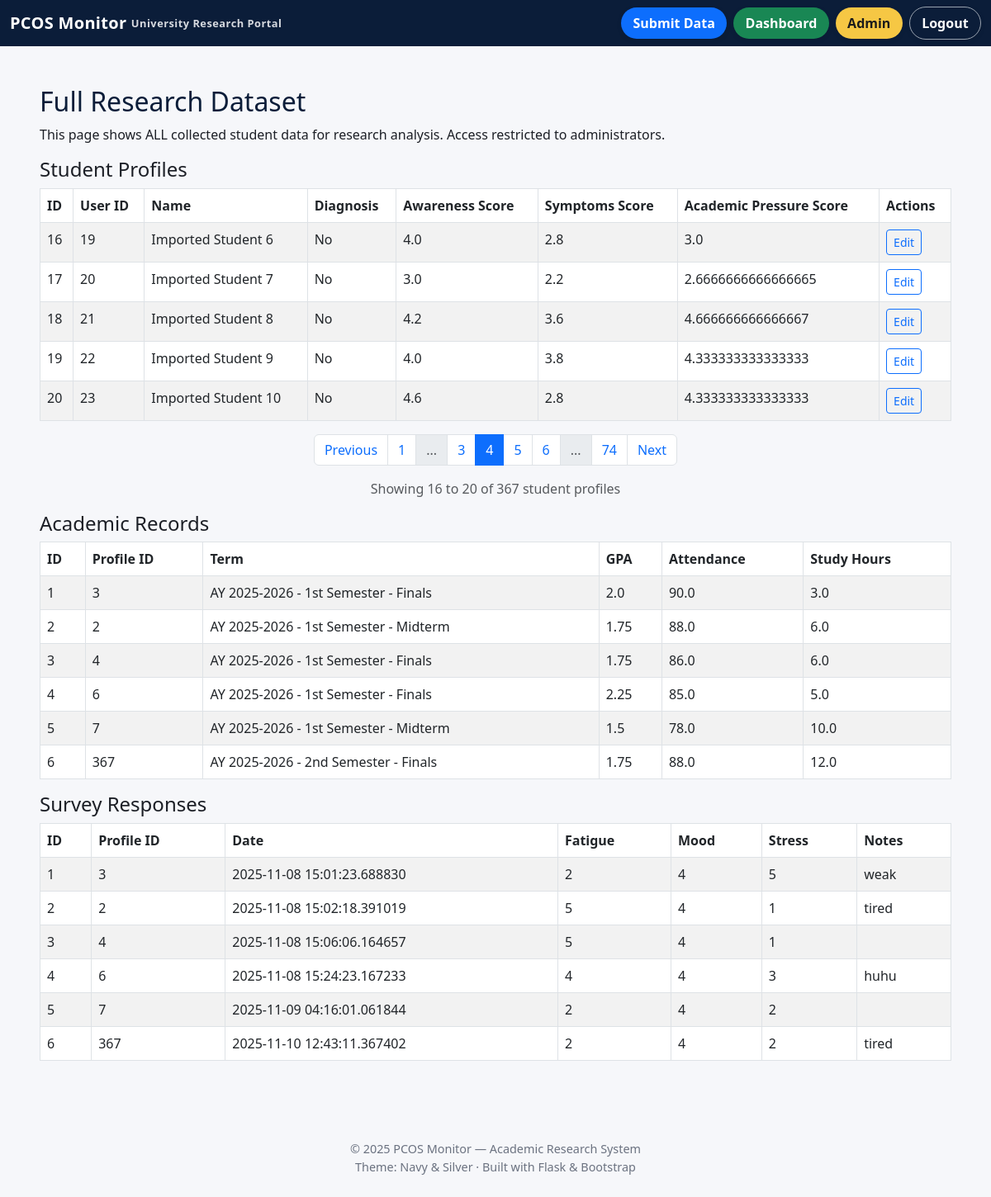
Page /admin/data?page=4 (signed in) on the committed database.
### app/models.py (models this page shows)
class StudentProfile(db.Model):
    __tablename__ = "student_profiles"
    id = db.Column(db.Integer, primary_key=True)
    user_id = db.Column(db.Integer, db.ForeignKey("users.id"), nullable=False)
    name = db.Column(db.String(120))
    age = db.Column(db.Integer)
    degree_program = db.Column(db.String(120))
    consent = db.Column(db.Boolean, default=False)
    user = db.relationship("User", back_populates="profile")
    academic_records = db.relationship("AcademicRecord", back_populates="profile", cascade="all, delete-orphan")
    survey_responses = db.relationship("SurveyResponse", back_populates="profile", cascade="all, delete-orphan")
    clinical_diagnosis = db.Column(db.String(50))
    pcos_awareness_score = db.Column(db.Float)
    pcos_symptoms_score = db.Column(db.Float)
    academic_pressure_score = db.Column(db.Float)
    awareness_1 = db.Column(db.Integer)
    awareness_2 = db.Column(db.Integer)
    awareness_3 = db.Column(db.Integer)
    awareness_4 = db.Column(db.Integer)
    awareness_5 = db.Column(db.Integer)
    academic_1 = db.Column(db.Integer)
    academic_2 = db.Column(db.Integer)
    academic_3 = db.Column(db.Integer)
    symptoms_1 = db.Column(db.Integer)
    symptoms_2 = db.Column(db.Integer)
    symptoms_3 = db.Column(db.Integer)
    symptoms_4 = db.Column(db.Integer)
    symptoms_5 = db.Column(db.Integer)

class AcademicRecord(db.Model):
    __tablename__ = "academic_records"
    id = db.Column(db.Integer, primary_key=True)
    profile_id = db.Column(db.Integer, db.ForeignKey("student_profiles.id"), nullable=False)
    term = db.Column(db.String(50))
    gpa = db.Column(db.Float)
    attendance_percent = db.Column(db.Float)
    study_hours_per_week = db.Column(db.Float)
    created_at = db.Column(db.DateTime, default=datetime.utcnow)
    profile = db.relationship("StudentProfile", back_populates="academic_records")

class SurveyResponse(db.Model):
    __tablename__ = "survey_responses"
    id = db.Column(db.Integer, primary_key=True)
    profile_id = db.Column(db.Integer, db.ForeignKey("student_profiles.id"), nullable=False)
    date = db.Column(db.DateTime, default=datetime.utcnow)
    fatigue = db.Column(db.Integer)
    irregular_menstruation = db.Column(db.Boolean)
    mood_swings = db.Column(db.Integer)
    acne = db.Column(db.Boolean)
    sleep_quality = db.Column(db.Integer)
    perceived_academic_stress = db.Column(db.Integer)
    notes = db.Column(db.Text)
    profile = db.relationship("StudentProfile", back_populates="survey_responses")

### app/admin.py (the view)
@admin_bp.route("/data")
@login_required
def view_data():
    if not current_user.is_admin:
        return "Access denied", 403
    from .models import StudentProfile, AcademicRecord, SurveyResponse
    page = request.args.get('page', 1, type=int)
    per_page = 5
    profiles_pagination = StudentProfile.query.paginate(page=page, per_page=per_page, error_out=False)
    profiles = profiles_pagination.items
    academic = AcademicRecord.query.all()
    surveys = SurveyResponse.query.all()
    return render_template("admin_data.html", profiles=profiles, academic=academic, surveys=surveys, pagination=profiles_pagination)

### app/main.py (called while the page is built)
def require_baseline():
    if request.endpoint in ["main.index", "main.profile_setup"]:
        return
    if current_user.is_authenticated:
        profile = current_user.profile
        if profile and profile.awareness_1 is None:
            return redirect(url_for("main.profile_setup"))

@main_bp.before_app_request
def before_request_func():
    return require_baseline()

### app/models.py (called while the page is built)
@login_manager.user_loader
def load_user(user_id):
    return User.query.get(int(user_id))

### app/templates/admin_data.html
{% extends "base.html" %}
{% block content %}
<h2>Full Research Dataset</h2>
<p>This page shows ALL collected student data for research analysis. Access restricted to administrators.</p>
<h4>Student Profiles</h4>
<table class="table table-bordered table-striped">
  <thead>
    <tr>
      <th>ID</th>
      <th>User ID</th>
      <th>Name</th>
      <th>Diagnosis</th>
      <th>Awareness Score</th>
      <th>Symptoms Score</th>
      <th>Academic Pressure Score</th>
      <th>Actions</th>
    </tr>
  </thead>
  <tbody>
    {% for p in profiles %}
    <tr>
      <td>{{ p.id }}</td>
      <td>{{ p.user_id }}</td>
      <td>{{ p.name }}</td>
      <td>{{ p.clinical_diagnosis }}</td>
      <td>{{ p.pcos_awareness_score }}</td>
      <td>{{ p.pcos_symptoms_score }}</td>
      <td>{{ p.academic_pressure_score }}</td>
      <td>
        <a class="btn btn-sm btn-outline-primary" href="{{ url_for('admin.edit_profile', profile_id=p.id) }}">Edit</a>
      </td>
    </tr>
    {% endfor %}
  </tbody>
</table>
<nav aria-label="Student profiles pagination">
  <ul class="pagination justify-content-center">
    {% if pagination.has_prev %}
    <li class="page-item">
      <a class="page-link" href="{{ url_for('admin.view_data', page=pagination.prev_num) }}">Previous</a>
    </li>
    {% else %}
    <li class="page-item disabled">
      <span class="page-link">Previous</span>
    </li>
    {% endif %}
    {% for page_num in pagination.iter_pages(left_edge=1, right_edge=1, left_current=1, right_current=2) %}
      {% if page_num %}
        {% if page_num == pagination.page %}
        <li class="page-item active">
          <span class="page-link">{{ page_num }}</span>
        </li>
        {% else %}
        <li class="page-item">
          <a class="page-link" href="{{ url_for('admin.view_data', page=page_num) }}">{{ page_num }}</a>
        </li>
        {% endif %}
      {% else %}
        <li class="page-item disabled">
          <span class="page-link">...</span>
        </li>
      {% endif %}
    {% endfor %}
    {% if pagination.has_next %}
    <li class="page-item">
      <a class="page-link" href="{{ url_for('admin.view_data', page=pagination.next_num) }}">Next</a>
    </li>
    {% else %}
    <li class="page-item disabled">
      <span class="page-link">Next</span>
    </li>
    {% endif %}
  </ul>
</nav>
<p class="text-center text-muted">
  Showing {{ (pagination.page - 1) * pagination.per_page + 1 }} to
  {{ [pagination.page * pagination.per_page, pagination.total] | min }} of
  {{ pagination.total }} student profiles
</p>
<h4>Academic Records</h4>
<table class="table table-bordered table-striped">
  <thead><tr><th>ID</th><th>Profile ID</th><th>Term</th><th>GPA</th><th>Attendance</th><th>Study Hours</th></tr></thead>
  <tbody>
    {% for a in academic %}
    <tr>
      <td>{{ a.id }}</td>
      <td>{{ a.profile_id }}</td>
      <td>{{ a.term }}</td>
      <td>{{ a.gpa }}</td>
      <td>{{ a.attendance_percent }}</td>
      <td>{{ a.study_hours_per_week }}</td>
    </tr>
    {% endfor %}
  </tbody>
</table>
<h4>Survey Responses</h4>
<table class="table table-bordered table-striped">
  <thead><tr><th>ID</th><th>Profile ID</th><th>Date</th><th>Fatigue</th><th>Mood</th><th>Stress</th><th>Notes</th></tr></thead>
  <tbody>
    {% for s in surveys %}
    <tr>
      <td>{{ s.id }}</td>
      <td>{{ s.profile_id }}</td>
      <td>{{ s.date }}</td>
      <td>{{ s.fatigue }}</td>
      <td>{{ s.mood_swings }}</td>
      <td>{{ s.perceived_academic_stress }}</td>
      <td>{{ s.notes }}</td>
    </tr>
    {% endfor %}
  </tbody>
</table>
{% endblock %}

### app/templates/base.html (style rules this page uses)
:root { --navy: #0B1D39; --navy-600: #11294F; --silver: #D6D9DF; --light-bg: #F6F7FA; --text: #1C1F26; --muted: #6B7280; --pill-blue: #0d6efd; --pill-green: #198754; --pill-yellow: #f6c744; }
body { background: var(--light-bg); color: var(--text); }
h1,h2,h3 { color: var(--navy); }

### rows in the picture
StudentProfile: id "16", user_id "19", name "Imported Student 6", clinical_diagnosis "No", pcos_awareness_score "4.0", pcos_symptoms_score "2.8", academic_pressure_score "3.0"
StudentProfile: id "17", user_id "20", name "Imported Student 7", clinical_diagnosis "No", pcos_awareness_score "3.0", pcos_symptoms_score "2.2", academic_pressure_score "2.6666666666666665"
StudentProfile: id "18", user_id "21", name "Imported Student 8", clinical_diagnosis "No", pcos_awareness_score "4.2", pcos_symptoms_score "3.6", academic_pressure_score "4.666666666666667"
StudentProfile: id "19", user_id "22", name "Imported Student 9", clinical_diagnosis "No", pcos_awareness_score "4.0", pcos_symptoms_score "3.8", academic_pressure_score "4.333333333333333"
StudentProfile: id "20", user_id "23", name "Imported Student 10", clinical_diagnosis "No", pcos_awareness_score "4.6", pcos_symptoms_score "2.8", academic_pressure_score "4.333333333333333"
AcademicRecord: id "1", profile_id "3", term "AY 2025-2026 - 1st Semester - Finals", gpa "2.0", attendance_percent "90.0", study_hours_per_week "3.0"
AcademicRecord: id "2", profile_id "2", term "AY 2025-2026 - 1st Semester - Midterm", gpa "1.75", attendance_percent "88.0", study_hours_per_week "6.0"
AcademicRecord: id "3", profile_id "4", term "AY 2025-2026 - 1st Semester - Finals", gpa "1.75", attendance_percent "86.0", study_hours_per_week "6.0"
AcademicRecord: id "4", profile_id "6", term "AY 2025-2026 - 1st Semester - Finals", gpa "2.25", attendance_percent "85.0", study_hours_per_week "5.0"
AcademicRecord: id "5", profile_id "7", term "AY 2025-2026 - 1st Semester - Midterm", gpa "1.5", attendance_percent "78.0", study_hours_per_week "10.0"
AcademicRecord: id "6", profile_id "367", term "AY 2025-2026 - 2nd Semester - Finals", gpa "1.75", attendance_percent "88.0", study_hours_per_week "12.0"
SurveyResponse: id "1", profile_id "3", date "2025-11-08 15:01:23.688830", fatigue "2", mood_swings "4", perceived_academic_stress "5", notes "weak"
SurveyResponse: id "2", profile_id "2", date "2025-11-08 15:02:18.391019", fatigue "5", mood_swings "4", perceived_academic_stress "1", notes "tired"
SurveyResponse: id "3", profile_id "4", date "2025-11-08 15:06:06.164657", fatigue "5", mood_swings "4", perceived_academic_stress "1"
SurveyResponse: id "4", profile_id "6", date "2025-11-08 15:24:23.167233", fatigue "4", mood_swings "4", perceived_academic_stress "3", notes "huhu"
SurveyResponse: id "5", profile_id "7", date "2025-11-09 04:16:01.061844", fatigue "2", mood_swings "4", perceived_academic_stress "2"
SurveyResponse: id "6", profile_id "367", date "2025-11-10 12:43:11.367402", fatigue "2", mood_swings "4", perceived_academic_stress "2", notes "tired"

### other values in the picture
{{ page_num }} "1" "3" "5" "6" "74"
{{ page_num }} "4"
{{ (pagination.page - 1) * pagination.per_page + 1 }} "16"
{{ [pagination.page * pagination.per_page, pagination.total] | min }} "20"
{{ pagination.total }} "367"
{{ 2025 }} "2025"
